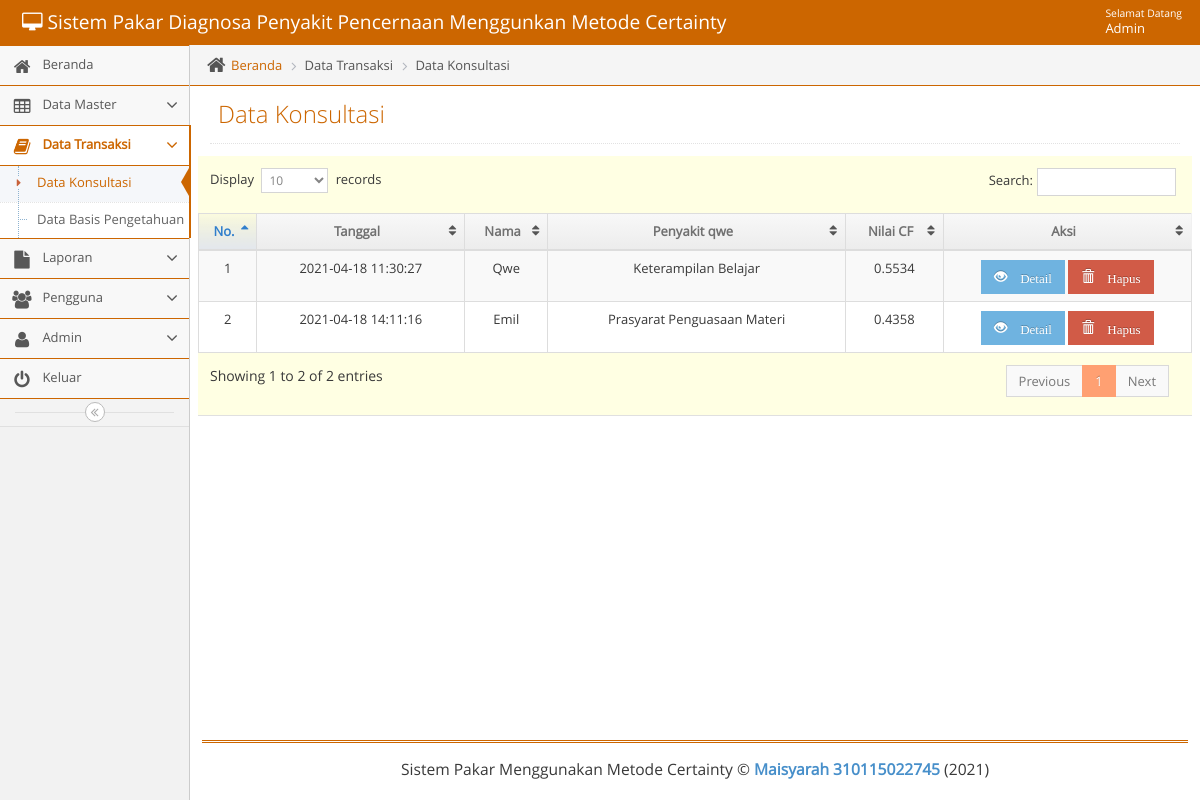
The page /admin/adminmainapp.php?unit=konsultasi_unit&act=datagrid (signed in) on the database its author committed.
### tables this page shows
CREATE TABLE `t_hasil` (
  `kode_hasil` int(11) NOT NULL,
  `bidang_masalah` text NOT NULL,
  `item_masalah` text NOT NULL,
  `nilai_cf` varchar(16) NOT NULL,
  `tanggal` datetime NOT NULL,
  `hasil_id` varchar(11) NOT NULL,
  `kode_siswa` varchar(11) NOT NULL
);

CREATE TABLE `t_siswa` (
  `id_siswa` int(11) NOT NULL,
  `nama_siswa` varchar(100) NOT NULL,
  `jenis_kelamin` enum('Laki-laki','Perempuan') NOT NULL,
  `kelas` varchar(10) NOT NULL,
  `kode_siswa` varchar(11) NOT NULL
);

CREATE TABLE `t_bidang_masalah` (
  `id_bidang_masalah` int(11) NOT NULL,
  `kode_bidang_masalah` varchar(5) NOT NULL,
  `nama_bidang_masalah` varchar(500) NOT NULL
);

### admin/unit/konsultasi_unit.php (the view, shortened to what this page needs)
<?php
$act = $_GET['act'];
switch($act){
    case "datagrid":
        ?>
<?php
include("../admin/leftbar.php");
?>
			<div class="main-content">
				<div class="main-content-inner">
					<div class="breadcrumbs ace-save-state" id="breadcrumbs">
						<ul class="breadcrumb">
							<li>
								<i class="ace-icon fa fa-home home-icon"></i>
								<a href="adminmainapp.php?unit=dashboard">Beranda</a>
							</li>
              <li>Data Transaksi</li>
							<li>Data Konsultasi</li>
						</ul>
					</div>
					<div class="page-content">
						<div class="page-header">
							<h1>Data Konsultasi</h1>
						</div>
						<div class="row">
							<div class="col-xs-12">
								<div class="row">
                  <div class="box box-primary">
                    <div class="box-body table-responsive padding">
                      <table id="datatable" class="table table-striped table-bordered table-hover">
                        <thead>
                          <tr>
                            <th style="text-align: center">No.</th>
                            <th style="text-align: center">Tanggal</th>
                            <th style="text-align: center">Nama</th>
                            <th style="text-align: center">Penyakit qwe</th>
                            <th style="text-align: center">Nilai CF</th>
                            <th style="text-align: center">Aksi</th>
                          </tr>
                        </thead>
                        <tbody>
                         <?php $no=1;
                          $qdatagrid ="  SELECT
                           t_hasil.kode_hasil, t_hasil.tanggal, t_hasil.nilai_cf, t_hasil.hasil_id,
						   t_bidang_masalah.kode_bidang_masalah, t_bidang_masalah.nama_bidang_masalah,
						   t_siswa.kode_siswa, t_siswa.nama_siswa
                            FROM
                                t_hasil
                                    JOIN t_bidang_masalah ON t_hasil.hasil_id = t_bidang_masalah.kode_bidang_masalah
									JOIN t_siswa ON t_hasil.kode_siswa = t_siswa.kode_siswa";
                            $rdatagrid = mysqli_query($mysqli, $qdatagrid);
                            while($ddatagrid=mysqli_fetch_assoc($rdatagrid)) {
                                echo "
                                <tr>
                                     <td style= text-align:center>$no</td>
                                     <td style= text-align:center>$ddatagrid[tanggal]</td>
                                     <td style= text-align:center>".ucwords("$ddatagrid[nama_siswa]")."</td>
                                     <td style= text-align:center>$ddatagrid[nama_bidang_masalah]</td>
                                     <td style= text-align:center>$ddatagrid[nilai_cf]</td>
                                     <td style=text-align:center>
                                         <a href=?unit=konsultasi_unit&act=update&kd_hasil=$ddatagrid[kd_hasil] class='btn btn-sm btn-info glyphicon glyphicon-eye-open' > Detail</a>
                                         <a href=?unit=konsultasi_unit&act=delete&kd_hasil=$ddatagrid[kd_hasil] class='btn btn-sm btn-danger glyphicon glyphicon-trash' onclick='return confirm(\"Yakin Akan Menghapus Data?\")'> Hapus</a>
                                     </td>
                                </tr>
                                ";
                                $no++;
                             }
                             ?>
                        </tbody>
                      </table>
                    </div>
                  </div>
								</div>
							</div>
						</div>
					</div>
				</div>
			</div>
		<?php
            include("../admin/footer.php");
            ?>
	</body>
</html>
 <?php
        break;
            ?>
  <?php
}

### admin/navbar.php (shortened to what this page needs)
<body class="no-skin">
        <?php
        require_once '../lib/koneksi.php';
        if ($_SESSION['status'] == 'Admin') {
          $qupdate = "SELECT * FROM  t_admin WHERE nama_pengguna = '".$_SESSION['nm_pengguna']."'";
         $rupdate = mysqli_query($mysqli, $qupdate);
         $dupdate = mysqli_fetch_assoc($rupdate);
        }
        else {
          $qupdate = "SELECT * FROM  t_user WHERE nama_pengguna = '".$_SESSION['nm_pengguna']."'";
          $rupdate = mysqli_query($mysqli, $qupdate);
          $dupdate = mysqli_fetch_assoc($rupdate);
        }
        ?>
        <div id="navbar" class="navbar navbar-default ace-save-state">
            <div class="navbar-container ace-save-state" id="navbar-container">
            <div class="navbar-header pull-left">
                <a href="adminmainapp.php?unit=dashboard" class="navbar-brand"><small><i class="fa fa-desktop"></i> Sistem Pakar Diagnosa Penyakit Pencernaan Menggunkan Metode Certainty </small></a>
            </div>
            <div class="navbar-buttons navbar-header pull-right" role="navigation">
              <ul class="nav ace-nav">
                <li class="light-blue dropdown-modal">
                  <a data-toggle="dropdown" href="#" class="dropdown-toggle">
                    <span class="user-info"><small>Selamat Datang</small>  <?php echo ucwords($dupdate['nama']); ?></span>
                  </a>
                </li>
              </ul>
            </div>
        </div>
    </div>

### css/tentang/style.css (style rules this page uses)
html { font-family:sans-serif; -ms-text-size-adjust:100%; -webkit-text-size-adjust:100% }
body { margin:0 }
a { background-color:transparent }
h1 { font-size:2em; margin:.67em 0 }
small { font-size:80% }
table { border-collapse:collapse; border-spacing:0 }
td,th { padding:0 }
.border-box,article,body,code,dd,div,dl,dt,fieldset,footer,form,header,html,input[type=email],input[type=password],input[type=tel],input[type=text],input[type=url],li,main,ol,p,pre,section,textarea,ul { box-sizing:border-box }

### rows shown on the page
t_hasil: tanggal "2021-04-18 11:30:27", t_siswa.nama_siswa "Qwe", t_bidang_masalah.nama_bidang_masalah "Keterampilan Belajar", nilai_cf "0.5534"
t_hasil: tanggal "2021-04-18 14:11:16", t_siswa.nama_siswa "Emil", t_bidang_masalah.nama_bidang_masalah "Prasyarat Penguasaan Materi", nilai_cf "0.4358"

### other values the page prints
$dupdate['nama'] "Admin"
